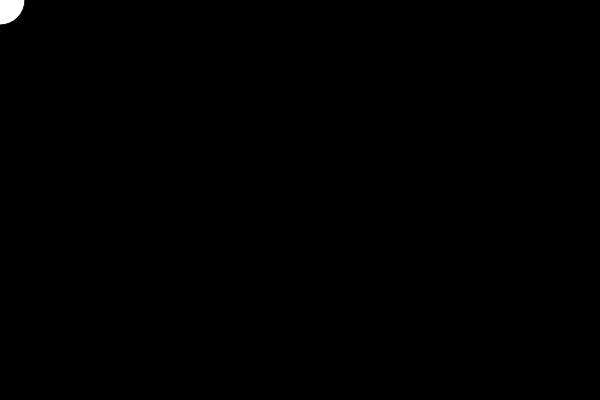
Frame 1 (no input)
Frame 60 (no input): identical to frame 1, image omitted
Frame 120 (the mouse pressed at the canvas centre since frame 60): identical to frame 1, image omitted

The p5.js sketch that drew this single still picture (run headless with seeded random() and noise() and a simulated clock; from frame 60 on, the mouse is pressed at the canvas centre):

// p5.js sketch
// ── sketch.js
function setup() {
  createCanvas(600, 400);
}

function draw() {
  background(0)
  circle (0,0,50)
}
